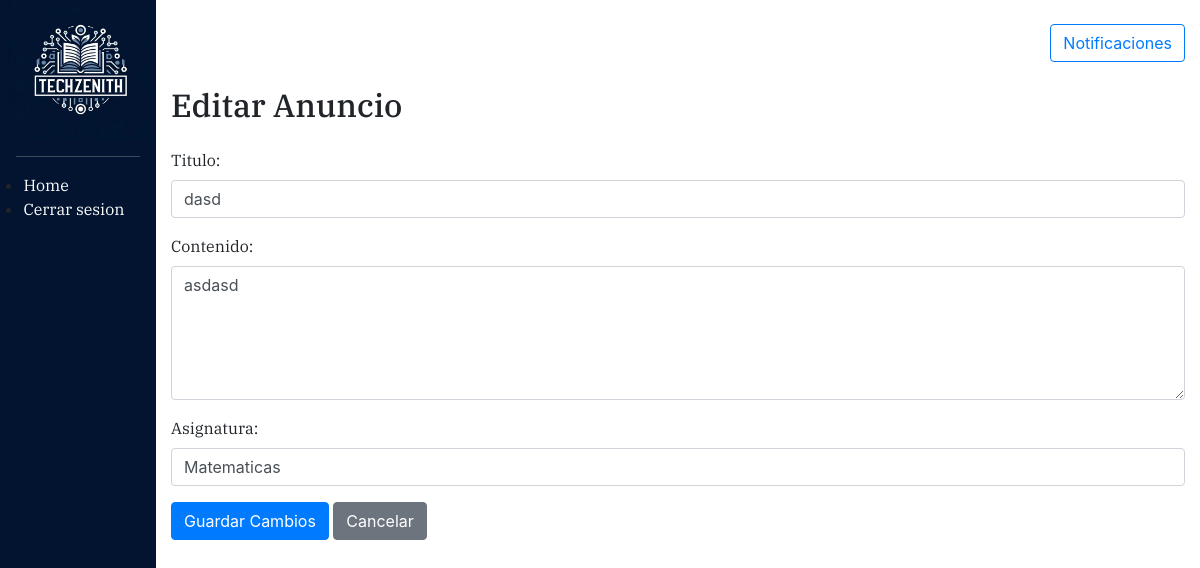
Screenshot of /editar_anuncio/13/ with the database file from the repository.
### aula_virtual/models.py (models this page shows, shortened)
class Anuncio(models.Model):
    titulo = models.CharField(max_length=200)
    contenido = models.TextField()
    fecha_publicacion = models.DateTimeField(default=timezone.now)
    ultima_actualizacion = models.DateTimeField(auto_now=True)
    profesor_id = models.ForeignKey(Usuario, on_delete=models.CASCADE, null=True, blank=True)
    asignatura = models.ForeignKey('Asignatura', on_delete=models.CASCADE)
    esta_eliminado = models.BooleanField(default=False)

### aula_virtual/views.py (the view)
# urls.py: path('editar_anuncio/<int:pk>/', views.editar_anuncio, name='editar_anuncio'),
def editar_anuncio(request, pk):
    anuncio = get_object_or_404(Anuncio, pk=pk)
    if request.method == 'POST':
        form = AnuncioForm(request.POST, instance=anuncio)
        if form.is_valid():
            form.save()
            return redirect('lista_anuncios_usuario')
    else:
        form = AnuncioForm(instance=anuncio)
    return render(request, 'aula_virtual/editar_anuncio.html', {'form': form})

### aula_virtual/forms.py
class AnuncioForm(forms.ModelForm):
    class Meta:
        model = Anuncio
        fields = ['titulo', 'contenido', 'asignatura']
        widgets = {
            'titulo': forms.TextInput(attrs={'class': 'form-control', 'placeholder': 'Título del anuncio'}),
            'contenido': forms.Textarea(attrs={'class': 'form-control', 'rows': 5, 'placeholder': 'Contenido del anuncio'}),
            'asignatura': forms.Select(attrs={'class': 'form-control'}),
        }

### aula_virtual/models.py (called while the page is built)
    def __str__(self):
        return self.nombre

### aula_virtual/templates/aula_virtual/editar_anuncio.html (shortened to what this page needs)
{% extends "aula_virtual/utilidades/base.html" %}
{% load static %}
{% block content %}
{% include 'aula_virtual/utilidades/menu-lateral.html' %}
<body>
    <div class="container mt-4">
        <div class="d-flex justify-content-end mb-4">
            <button id="btn-notificaciones" class="btn btn-outline-primary">Notificaciones</button>
        </div>
        <h2 class="mb-4">Editar Anuncio</h2>
        <form method="post">
            <div class="form-group">
                {{ form.titulo.label_tag }}
                {{ form.titulo }}
            </div>
            <div class="form-group">
                {{ form.contenido.label_tag }}
                {{ form.contenido }}
            </div>
            <div class="form-group">
                {{ form.asignatura.label_tag }}
                {{ form.asignatura }}
            </div>
            <button type="submit" class="btn btn-primary">Guardar Cambios</button>
            <a href="{% url 'lista_anuncios_usuario' %}" class="btn btn-secondary">Cancelar</a>
        </form>
    </div>
</body>
</html>
{% endblock %}

### aula_virtual/static/aula_virtual/css/style.css (style rules this page uses)
* { padding: 0; margin: 0; }
h1, h2, h3, h4, h5, h6, p, a, label { font-family: "IBM Plex Serif", serif; }
body { display: flex; flex-flow: row nowrap; }

### rows the page displays
Anuncio: titulo "dasd", contenido "asdasd", asignatura "Matematicas"
